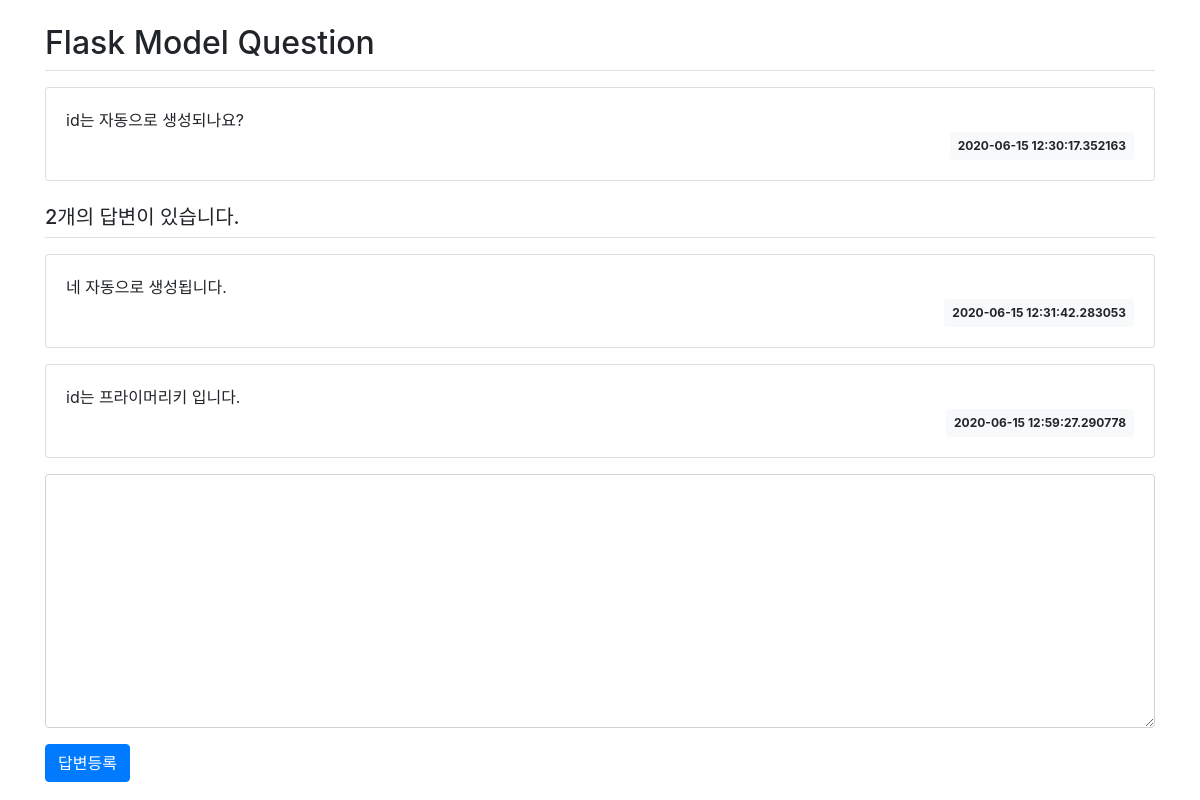
Screenshot of /question/detail/2/ with the database file from the repository.
### pybo/models.py (models this page shows)
class Question(db.Model):
    id = db.Column(db.Integer, primary_key=True)
    subject = db.Column(db.String(200), nullable=False)
    content = db.Column(db.Text(), nullable=False)
    create_date = db.Column(db.DateTime(), nullable=False)

class Answer(db.Model):
    id = db.Column(db.Integer, primary_key=True)
    question_id = db.Column(db.Integer, db.ForeignKey('question.id', ondelete='CASCADE'))
    question = db.relationship('Question', backref=db.backref('answer_set'))
    content = db.Column(db.Text(), nullable=False)
    create_date = db.Column(db.DateTime(), nullable=False)

### pybo/views/question_views.py (the view)
@bp.route('/detail/<int:question_id>/')
def detail(question_id):
    form = AnswerForm()
    question = Question.query.get_or_404(question_id)
    return render_template('question/question_detail.html', question=question, form=form)

### pybo/forms.py
class AnswerForm(FlaskForm):
    content = TextAreaField('내용', validators=[DataRequired('내용은 필수입력 항목입니다.')])

### pybo/templates/question/question_detail.html (shortened to what this page needs)
{% extends 'base.html' %}
{% block content %}
<div class="container my-3">
    <h2 class="border-bottom py-2">{{ question.subject }}</h2>
    <div class="card my-3">
        <div class="card-body">
            <div class="card-text" style="white-space: pre-line;">{{ question.content }}</div>
            <div class="d-flex justify-content-end">
                <div class="badge badge-light p-2">
                    {{ question.create_date }}
                </div>
            </div>
        </div>
    </div>
    <h5 class="border-bottom my-3 py-2">{{ question.answer_set|length }}개의 답변이 있습니다.</h5>
    {% for answer in question.answer_set %}
    <div class="card my-3">
        <div class="card-body">
            <div class="card-text" style="white-space: pre-line;">{{ answer.content }}</div>
            <div class="d-flex justify-content-end">
                <div class="badge badge-light p-2">
                    {{ answer.create_date }}
                </div>
            </div>
        </div>
    </div>
    {% endfor %}
    <form action="{{ url_for('answer.create', question_id=question.id) }}" method="post" class="my-3">
        <div class="form-group">
            <textarea name="content" id="content" class="form-control" rows="10"></textarea>
        </div>
        <input type="submit" value="답변등록" class="btn btn-primary">
    </form>
</div>
{% endblock %}

### pybo/templates/base.html (shortened to what this page needs)
<!doctype html>
<html lang="ko">
<head>
    <link rel="stylesheet" href="{{ url_for('static', filename='bootstrap.min.css') }}">
    <link rel="stylesheet" href="{{ url_for('static', filename='style.css') }}">
</head>
<body>
{% block content %}
{% endblock %}
</body>
</html>

### rows the page displays
Question: subject "Flask Model Question", content "id는 자동으로 생성되나요?", create_date "2020-06-15 12:30:17.352163"
Answer: content "네 자동으로 생성됩니다.", create_date "2020-06-15 12:31:42.283053"
Answer: content "id는 프라이머리키 입니다.", create_date "2020-06-15 12:59:27.290778"

### other values shown
{{ question.answer_set|length }} "2"
